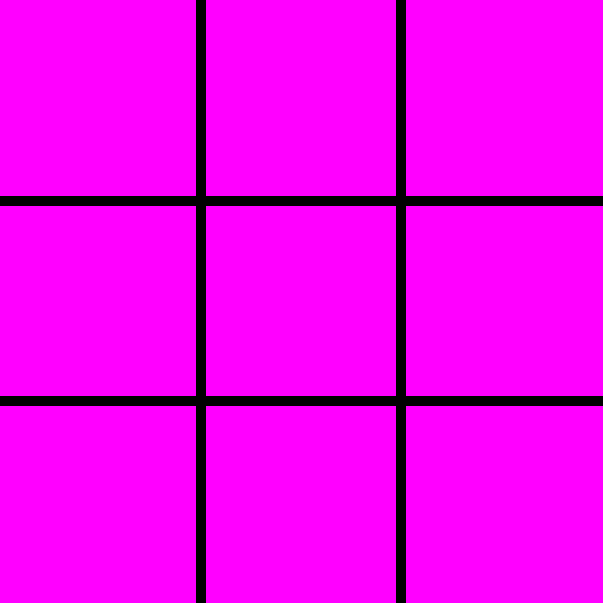
Frame 1 (no input)
Frame 60 (no input): identical to frame 1, image omitted
Frame 120 (the mouse pressed at the canvas centre since frame 60): identical to frame 1, image omitted

The p5.js sketch that drew this single still picture (run headless with seeded random() and noise() and a simulated clock; from frame 60 on, the mouse is pressed at the canvas centre):

// p5.js sketch
// ── sketch.js
function setup() {
    createCanvas(603,603);
}

function draw() {
    background(255,0,255);
    strokeWeight(10); //hace todas las lineas gordas
    line(0,201,603,201);
    line(0,401,603,401);
    line(201,0,201,603);
    line(401,0,401,603);
}
// ── SmartCookieLogic.js
var condicion1= {
 x:0,
 y:3,
 z:6
}
var condicion2= {
 x:0,
 y:1,
 z:2
}
var condicion3= {
 x:0,
 y:4,
 z:8
}
var condicion4= {
 x:2,
 y:4,
 z:6
}
let l = 2; // El valor que me invente para checkeos. (l de libre x eso revisa q sea 2).
let randomfirstplay = [1,3,7,9] ;
let primerturno = true;
//var smart=0;  // SI activas esta linea , entra en modo inteligente y empata casi siempre.

function checkforplay(){    // Ejecuta smart or no (25% chance de q sea tonta), si sale true ejecuta el codigo, sino elije uno al azar.
   // smartornot(); // Ejecuta cada turno para ver si es inteligente.  // Activar esto para hacerlo dumb
    smart=1; //Comentar linea para desactivar modo inteligente.
    print(xoc);
 ////////////////////////////////////////////////////// DETECCION INTELIGENTE////////////////////////////////////////////////    
     if(smart!==4 && primerturno==false){
      //   print("Entro codigo area 4");
         //SMART DETECTION CODE
    for(i=0;i<3;i++)      //Seguramente voy a tener q poner +1 a todos las definiciones de area aca.
        {
        if ((xoc[condicion1.x+i] == xoc[condicion1.y+i] && xoc[condicion1.y+i] !== 2 && xoc[condicion1.z+i] == l) || (xoc[condicion1.y+i] == xoc[condicion1.z+i] && xoc[condicion1.z+i]!== 2 && xoc[condicion1.x+i] == l) || (xoc[condicion1.z+i] == xoc[condicion1.x+i] && xoc[condicion1.x+i]!==2 && xoc[condicion1.y+i] == l) )
            {    // Codigo para identificar cual de las 3 areas fue...
                if(xoc[condicion1.x+i]==l){
                    area=condicion1.x+i+1;
                   // print("Entro codigo area 4 caso 1.1",condicion1.x+i);
                } 
                if(xoc[condicion1.y+i]==l){
                    area=condicion1.y+i+1;
                   // print("Entro codigo area 4 caso 1.2",condicion1.y+i);
                }
                if(xoc[condicion1.z+i]==l){
                    area=condicion1.z+i+1
                   // print("Entro codigo area 4 caso 1.3",condicion1.z+i);
                }
                
                //print("Entro codigo area 4 caso 1");
            }
        } //Condicion 1

        for(i=0;i<10;i+=3)
        {
        if ((xoc[condicion2.x+i] == xoc[condicion2.y+i] && xoc[condicion2.y+i]!==2 && xoc[condicion2.z+i] == l) || (xoc[condicion2.y+i] == xoc[condicion2.z+i] && xoc[condicion2.z+i]!==2 && xoc[condicion2.x+i] == l) || (xoc[condicion2.z+i] == xoc[condicion2.x+i] && xoc[condicion2.x+i]!==2 && xoc[condicion2.y+i] == l) )
            {
                if(xoc[condicion2.x+i]==l){area=condicion2.x+i+1}
                if(xoc[condicion2.y+i]==l){area=condicion2.y+i+1}
                if(xoc[condicion2.z+i]==l){area=condicion2.z+i+1}
               // print("Entro codigo area 4 caso 2");
                
            }
        } //Condicion 2
    
        if ((xoc[condicion3.x] == xoc[condicion3.y] && xoc[condicion3.y]!== 2 && xoc[condicion3.z] == l) || (xoc[condicion3.y] == xoc[condicion3.z] && xoc[condicion3.z]!==2 && xoc[condicion3.x] == l) || (xoc[condicion3.z] == xoc[condicion3.x] && xoc[condicion3.x]!==2 && xoc[condicion3.y] == l) )
            {
                if(xoc[condicion3.x]==l){area=condicion3.x+1}
                if(xoc[condicion3.y]==l){area=condicion3.y+1}
                if(xoc[condicion3.z]==l){area=condicion3.z+1}
               // print("Entro codigo area 4 caso 3");
                
            }
         // Condicion 3

        if ((xoc[condicion4.x] == xoc[condicion4.y] && xoc[condicion4.y]!==2 && xoc[condicion4.z] == l) || (xoc[condicion4.y] == xoc[condicion4.z] && xoc[condicion4.z]!==2 && xoc[condicion4.x] == l) || (xoc[condicion4.z] == xoc[condicion4.x] && xoc[condicion4.x]!==2 && xoc[condicion4.y] == l) )
            {
                if(xoc[condicion4.x]==l){area=condicion4.x+1}
                if(xoc[condicion4.y]==l){area=condicion4.y+1}
                if(xoc[condicion4.z]==l){area=condicion4.z+1}
               // print("Entro codigo area 4 caso 4");
                
            }    // Condicion 4
    

     } 
        if(smart==4 && primerturno==false){                           // CODIGO Q SE ACTIVA CUANDO ES DUMB.
        // print("Entro codigo area 5");
         pickrandomspot();
        }
     /////////////////////////////////////////////PRIMER TURNO///////////////////////////////////////////////////// 
    while(smart!==4 && primerturno==true)         // Si es el primer turno y es inteligente.
        {  
          //  print("Entro codigo area 1");
            if(xoc[4]==2){ // Esto quiere decir, si el centro del tablero esta libre.
            area=5;    
            primerturno= false;
            } else{
          //      print("Entro codigo area 2");
                area = random(randomfirstplay);
                primerturno= false;  
            }
        }
    if(primerturno==true)  // Si es el primer turno pero es tonta..
        //Este codigo se ejecuta solo si el de arriba no se ejecuta xq el de arriba cmabia primerturno :).
        {
        //    print("Entro codigo area 3");
            pickrandomspot(); // Le asigna al final de la funcion un valor al area.
            primerturno= false;
        }
      ///////////////////////////////////////////////////// OVERSLAP PROETECTION //////////////////
        while(xoc[area-1]!==2 ){
            area = floor(random(1,10));
      //      print("Stuck");
        //    print("area",xoc[area-1]);
        }
    
   //print("EL AREA ACTUAL ELEGIDA DE LA MAQUINA ES",area);
}

function smartornot(){

    smart = floor(random(1,7));
    print("Valor de smart",smart);
    if(smart==4){
        print("Iniciando jugada boba");
    }
 // 4 ES CUANDO ES DUMB.
}
// ── VictoryResetting.js
function victoryReset()
{
 machineturn =2 ;
 xoc= [2,2,2,2,2,2,2,2,2];
    stroke(0,0,255);
    fill (0,255,0);
    ellipse(500,550,50,25);
    textSize(8);
    text("Play",500,550);
    print("Reseteado Array y turno a 2.");
}

function playagain()
{
   if(machineturn==2){
       print("En estado de reseteo posible");
   }
    if(machineturn==2)
        {
            
            if (mouseX > 470 && mouseX < 525 && mouseY > 532 && mouseY < 565) {
               crearTablero();
               machineturn=0;
            }
        }
}

// ── areaFinder.js
function areaFinder()
{
    
    if (mouseX > 0 && mouseX < 201 && mouseY > 0 && mouseY < 201) { //AREA 1
      area = 1;
     // print("Area", area);
    }
    if (mouseX > 201 && mouseX < 402 && mouseY > 0 && mouseY < 201) { //AREA 2
      area = 2;
   //   print("Area", area);
    }
    if (mouseX > 402 && mouseX < 603 && mouseY > 0 && mouseY < 201) { //AREA 3
      area = 3;
    //  print("Area", area);
    }
    if (mouseX > 0 && mouseX < 201 && mouseY > 201 && mouseY < 402) { //AREA 4
      area = 4;
    //  print("Area", area);
    }
    if (mouseX > 201 && mouseX < 402 && mouseY > 201 && mouseY < 402) { //AREA 5
      area = 5;
   //   print("Area", area);
    }
    if (mouseX > 402 && mouseX < 603 && mouseY > 201 && mouseY < 402) { //AREA 6
      area = 6;
    //  print("Area", area);
    }
    if (mouseX > 0 && mouseX < 201 && mouseY > 402 && mouseY < 603) { //AREA 7
      area = 7;
    //  print("Area", area);
    }
    if (mouseX > 201 && mouseX < 402 && mouseY > 402 && mouseY < 603) { //AREA 8
      area = 8;
    //  print("Area", area);
    }
    if (mouseX > 402 && mouseX < 603 && mouseY > 402 && mouseY < 603) { //AREA 9
      area = 9;
     // print("Area", area);
    }

}
// ── checkForDefeat.js
var condicion1= {
 x:0,
 y:3,
 z:6
}
var condicion2= {
 x:0,
 y:1,
 z:2
}
var condicion3= {
 x:0,
 y:4,
 z:8
}
var condicion4= {
 x:2,
 y:4,
 z:6
}
let d = 0; // El valor de los circulos.

function checkfordefeat(){   // El array empieza en 0 , asi q le tengo q restar 1 a todas las condiciones...
    for(i=0;i<3;i++)
        {
        if (xoc[condicion1.x+i] ==d && xoc[condicion1.y+i] ==d && xoc[condicion1.z+i] == d )
            {
                print("Perdiste Arriba a Abajo",xoc[condicion1.x+i],xoc[condicion1.y+i],xoc[condicion1.z+i]);
                print(xoc);
                defeatText();
                victoryReset();
            }
        } //Condicion 1

        for(i=0;i<10;i+=3)
        {
        if (xoc[condicion2.x+i] ==d && xoc[condicion2.y+i] ==d && xoc[condicion2.z+i] == d)
            {
                print("Perdiste Izquierda a Derecha",xoc[condicion2.x+i],xoc[condicion2.y+i],xoc[condicion2.z+i]);
                print(xoc);
                defeatText();
                victoryReset();
            }
        } //Condicion 2
    
        if (xoc[condicion3.x] == d &&xoc[condicion3.y] ==d && xoc[condicion3.z] == d)
            {
                print("Perdiste cruzado  \ ",xoc[condicion3.x],xoc[condicion3.y],xoc[condicion3.z]);
                defeatText();
                victoryReset();
            }
         // Condicion 3

        if (xoc[condicion4.x] ==d && xoc[condicion4.y] ==d && xoc[condicion4.z] == d )
            {
                print("Perdiste cruzado /",xoc[condicion4.x],xoc[condicion4.y],xoc[condicion4.z]);
                defeatText();
                victoryReset();
                
            }    // Condicion 4
    

}

function defeatText()
{
      textAlign(CENTER, CENTER);
      fill (random(0,255),random(0,255),random(0,255));
      textSize(64);
      stroke(random(0,255),random(0,255),random(0,255));
      text("Perdiste!",width/2,height/2);
     // cambiamos de color y tamaño
      textSize(32);
      strokeWeight(2);
      stroke(225);
      fill(0);
      text("Haz click en el circulo para volver a jugar!",width/2,500);
}
// ── checkForTie.js
function checkfortie ()
{
    if(xoc.every(pfaltaespacio)){
        print("TIEEEEEEEEE");
        tieText();
        victoryReset();
    }
}

function tieText()
{
      textAlign(CENTER, CENTER);
      fill (random(0,255),random(0,255),random(0,255));
      textSize(64);
      stroke(random(0,255),random(0,255),random(0,255));
      text("Empate!",width/2,height/2);
     // cambiamos de color y tamaño
      textSize(32);
      strokeWeight(2);
      stroke(225);
      fill(0);
      text("Haz click en el circulo para volver a jugar!",width/2,500);
}
// ── checkForVictory.js
var condicion1= {
 x:0,
 y:3,
 z:6
}
var condicion2= {
 x:0,
 y:1,
 z:2
}
var condicion3= {
 x:0,
 y:4,
 z:8
}
var condicion4= {
 x:2,
 y:4,
 z:6
}
let b = 1; // El valor de las cruces.

function checkforvictory(){   // El array empieza en 0 , asi q le tengo q restar 1 a todas las condiciones...
    for(i=0;i<3;i++)
        {
        if (xoc[condicion1.x+i] ==b && xoc[condicion1.y+i] ==b && xoc[condicion1.z+i] == b )
            {
                print("Ganaste Arriba a Abajo",xoc[condicion1.x+i],xoc[condicion1.y+i],xoc[condicion1.z+i]);
                print(xoc);
                victoryText();
                victoryReset();
            }
        } //Condicion 1

        for(i=0;i<10;i+=3)
        {
        if (xoc[condicion2.x+i] ==b && xoc[condicion2.y+i] ==b && xoc[condicion2.z+i] == b)
            {
                print("Ganaste Izquierda a Derecha",xoc[condicion2.x+i],xoc[condicion2.y+i],xoc[condicion2.z+i]);
                print(xoc);
                victoryText();
                victoryReset();
            }
        } //Condicion 2
    
        if (xoc[condicion3.x] == b &&xoc[condicion3.y] ==b && xoc[condicion3.z] == b)
            {
                print("Ganaste cruzado  \ ",xoc[condicion3.x],xoc[condicion3.y],xoc[condicion3.z]);
                victoryText();
                victoryReset();
            }
         // Condicion 3

        if (xoc[condicion4.x] ==b && xoc[condicion4.y] ==b && xoc[condicion4.z] == b )
            {
                print("Ganaste cruzado /",xoc[condicion4.x],xoc[condicion4.y],xoc[condicion4.z]);
                victoryText();
                victoryReset();
                
            }    // Condicion 4
    

}

function victoryText()
{
      textAlign(CENTER, CENTER);
      fill (random(0,255),random(0,255),random(0,255));
      textSize(64);
      stroke(random(0,255),random(0,255),random(0,255));
      text("Ganaste!",width/2,height/2);
     // cambiamos de color y tamaño
      textSize(32);
      strokeWeight(2);
      stroke(225);
      fill(0);
      text("Haz click en el circulo para volver a jugar!",width/2,500);
}
// ── ponerPieza.js
let i=0;
function ponerPieza()
{
    machineturn=0;
    let checkforhumanerror=1;
    checkforhumanerror=area-1;
    // print("Valor de checkfhe",checkforhumanerror) // DEBUGGING
    
    while(machineturn==0 && xoc.every(pfaltaespacio) == false && xoc[checkforhumanerror] == 2 ) {
    if (area==1)   //Area 1
    {
        i=0;
        image(imgx,0,0);  
        xoc[i]=1;
        machineturn=1;
    }
    if (area==2)   //Area 2
    {
        i=1;
        image(imgx,201,0);  
        xoc[i]=1;
        machineturn=1;
    }
    if (area==3)   //Area 3
    {
         i=2;
         image(imgx,402,0); 
         xoc[i]=1;
         machineturn=1;
    }
    if (area==4)   //Area 4
    {
        i=3;
        image(imgx,0,201);  
        xoc[i]=1;
        machineturn=1;
    }
    if (area==5)   //Area 5
    {
        i=4;
        image(imgx,201,201);  
        xoc[i]=1;
        machineturn=1;
    }
    if (area==6)   //Area 6
    {
        i=5;
        image(imgx,402,201);  
        xoc[i]=1;
        machineturn=1;
    }
    if (area==7)   //Area 7
    {
        i=6;
        image(imgx,0,402);  
        xoc[i]=1;
        machineturn=1;
    }
    if (area==8)   //Area 8
    {
        i=7;
        image(imgx,201,402);  
        xoc[i]=1;
        machineturn=1;
    }
    if (area==9)   //Area 9
    {
        i=8;
        image(imgx,402,402);  
        xoc[i]=1;
        machineturn=1;
    }
}
}
// ── turnoMaquina.js
var randompick;

function turnoMaquina ()
{
    while(machineturn==1 && xoc.every(pfaltaespacio) == false){
    // print("XOC antes de que la maquina elija",xoc); //DEBUGGING.
        
     pickrandomspot();
        
     if (area==1)   //Area 1
    {
        i=0;
        image(imgo,0,0);  
        xoc[i]=0;
        machineturn=0;
    }
    if (area==2)   //Area 2
    {
        i=1;
        image(imgo,201,0);  
        xoc[i]=0;
        machineturn=0;
    }
    if (area==3)   //Area 3
    {
         i=2;
         image(imgo,402,0); 
         xoc[i]=0;
         machineturn=0;
    }
    if (area==4)   //Area 4
    {
        i=3;
        image(imgo,0,201);  
        xoc[i]=0;
        machineturn=0;
    }
    if (area==5)   //Area 5
    {
        i=4;
        image(imgo,201,201);  
        xoc[i]=0;
        machineturn=0;
    }
    if (area==6)   //Area 6
    {
        i=5;
        image(imgo,402,201);  
        xoc[i]=0;
        machineturn=0;
    }
    if (area==7)   //Area 7
    {
        i=6;
        image(imgo,0,402);  
        xoc[i]=0;
        machineturn=0;
    }
    if (area==8)   //Area 8
    {
        i=7;
        image(imgo,201,402);  
        xoc[i]=0;
        machineturn=0;
    }
    if (area==9)   //Area 9
    {
        i=8;
        image(imgo,402,402);  
        xoc[i]=0;
        machineturn=0;
    }
      //  print(xoc); //DEBUGGING
    }
}

function pickrandomspot(){
    let RAA = [1,2,3,4,5,6,7,8,9];
    
    var randompick = random(RAA);
    while(xoc[randompick-1]!==2 ){
        randompick = random(RAA);
        //print("lo que printea si hay espacio",xoc.every(pfaltaespacio));
    }
    area=randompick;
  //print("Valor de Randompick",randompick); //Debugging
  //print("Nueva area sin usar",area);  //Debugging


}

function pfaltaespacio(currentValue)
{
    return currentValue !== 2;
}
